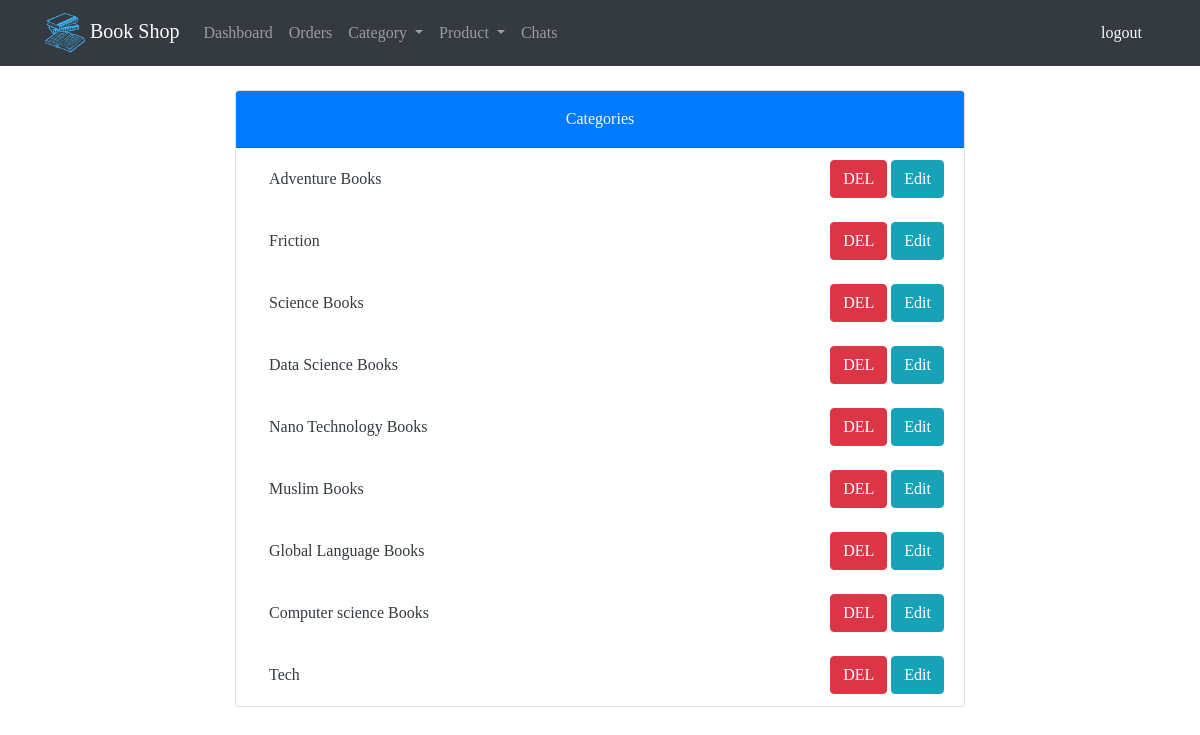
Screenshot of /Admin/Category/view_c.php (signed in) with the database file from the repository.
### tables this page shows
CREATE TABLE `category` (
  `id` int(11) NOT NULL,
  `name` varchar(255) NOT NULL
);

### Admin/Category/view_c.php (the view, shortened to what this page needs)
<?php
include '../Product/product_nav.php';
?>
<!DOCTYPE html>
<html>
<head>
</head>
<body>
<div class="container">
	<div class="row">
		<div class="offset-md-2 col-md-8 mt-4">
			<div class="card">
		  <div class="card-header text-center text-bold p-3 bg-primary text-light">
		    Categories
		  </div>
		<?php
		$fetchSQL = "SELECT * FROM `category`";
		$execute = mysqli_query($conn,$fetchSQL);
		while ($row = mysqli_fetch_array($execute)) {
			echo '
			  		  <ul class="list-group list-group-flush">
    <li class="list-group-item" style="border:none;display: flex;justify-content: space-between;align-items: center;">
    <a class="btn text-dark">'.$row['name'].'</a>
    <div>
    <a class="btn btn-danger" href="del_c.php?catid='.$row['id'].'">DEL</a>
    <a class="btn btn-info" href="edit_c.php?catid='.$row['id'].'">Edit</a>
    </div>
    </li>
  </ul>
			';
		}
		?>
</div>
		</div>
	</div>
</div>
</body>
</html>

### Admin/Product/product_nav.php (style rules this page uses)
* { font-family: poppins; }

### rows the page displays
category: name "Adventure Books"
category: name "Friction"
category: name "Science Books"
category: name "Data Science Books"
category: name "Nano Technology Books"
category: name "Muslim Books"
category: name "Global Language Books"
category: name "Computer science Books"
category: name "Tech"
